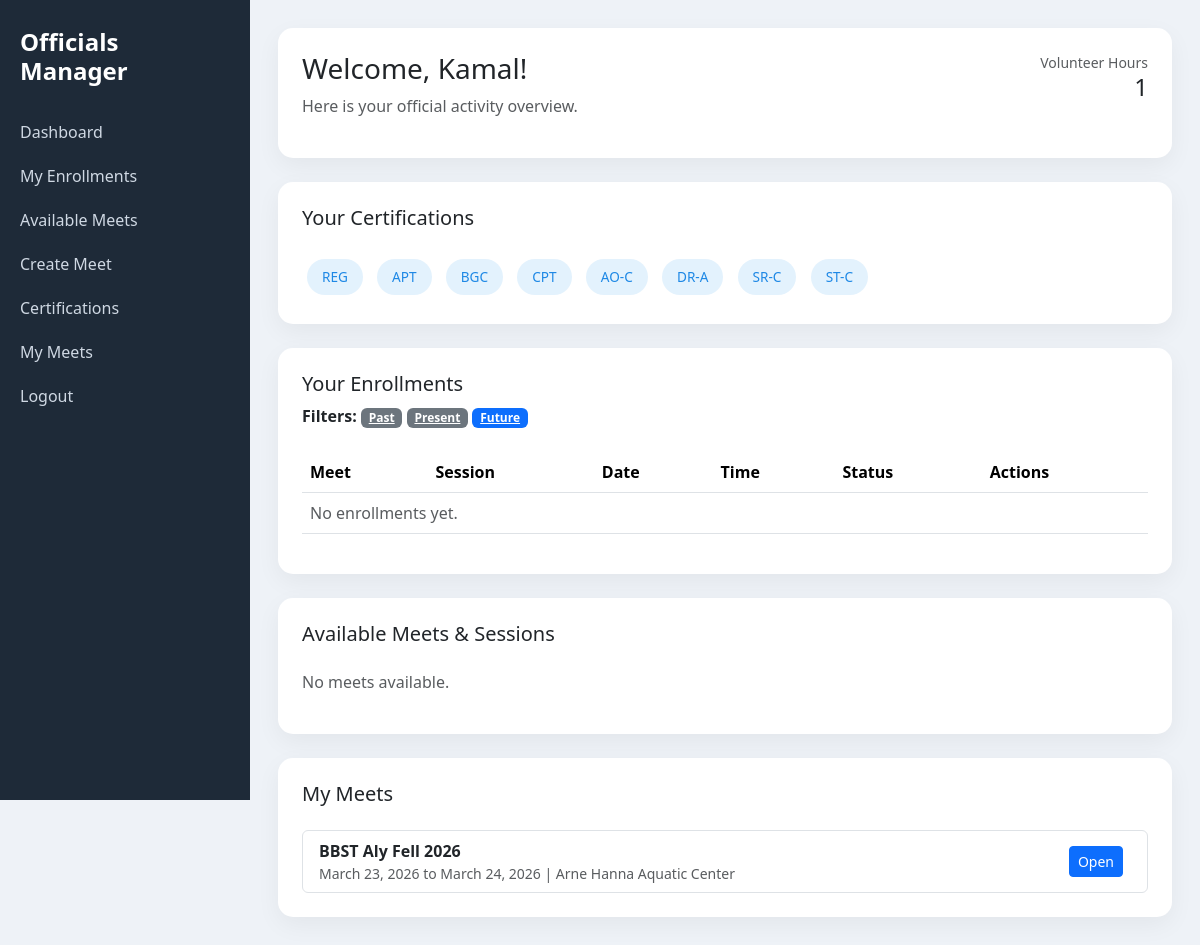
The app's page /official/dashboard (signed in) with its own data.
### meets/models.py (models this page shows, shortened)
class User(AbstractUser):
    phone = models.CharField(max_length=20, blank=True)
    certifications = models.ManyToManyField(
        'Certification',
        blank=True,
        related_name='officials'
    )

class RosterCertification(models.Model):
    roster = models.ForeignKey(RosterEntry, on_delete=models.CASCADE, related_name='certifications')
    name = models.CharField(max_length=100)
    value = models.CharField(max_length=200, blank=True)

class Meet(models.Model):
    COURSE_CHOICES = [
        ('SCY', 'SCY — Short Course Yards'),
        ('SCM', 'SCM — Short Course Meters'),
        ('LCM', 'LCM — Long Course Meters'),
    ]
    name = models.CharField(max_length=200)
    location = models.CharField(max_length=255)
    start_date = models.DateField()
    end_date = models.DateField()
    description = models.TextField(blank=True)
    created_by = models.ForeignKey(
        User,
        on_delete=models.CASCADE,
        related_name="created_meets"
    )
    join_code = models.CharField(max_length=10, unique=True, editable=False)
    num_sessions = models.PositiveIntegerField(default=1)
    course_type = models.CharField(max_length=10, choices=COURSE_CHOICES, default='SCY')
    num_pools = models.PositiveIntegerField(default=1)
    has_relay_events = models.BooleanField(default=False, help_text='Does this meet include relay events?')
    created_at = models.DateTimeField(auto_now_add=True)

### meets/views.py (the view)
# urls.py: path("official/dashboard", views.official_dashboard, name="official-dashboard"),
@login_required
def official_dashboard(request):
    user = request.user
    roster_entry = RosterEntry.objects.filter(member_id__iexact=user.username).first()
    certifications = RosterCertification.objects.filter(roster=roster_entry) if roster_entry else []
    enrollments = SessionAssignment.objects.filter(official=user).select_related('session__meet', 'session')
    today = timezone.now().date()
    meets_done_qs = enrollments.filter(session__date__lt=today).filter(Q(hours_worked__gt=0) | Q(checked_in=True)).values_list('session__meet', flat=True).distinct()
    volunteer_hours = meets_done_qs.count()
    past_enrollments = []
    present_enrollments = []
    future_enrollments = []
    for e in enrollments:
        sess_date = getattr(e.session, 'date', None)
        did_something = bool(getattr(e, 'hours_worked', 0) or getattr(e, 'checked_in', False))
        if not sess_date:
            continue
        if sess_date < today and did_something:
            past_enrollments.append(e)
        elif sess_date == today and did_something:
            present_enrollments.append(e)
        elif sess_date > today and did_something:
            future_enrollments.append(e)
    filter_mode = request.GET.get('filter', 'future')
    q = request.GET.get('q', '').strip()
    if filter_mode == 'past':
        enrollments = enrollments.filter(session__date__lt=today)
    elif filter_mode == 'present':
        enrollments = enrollments.filter(session__date=today)
    else:
        enrollments = enrollments.filter(session__date__gt=today)
    available_meets = Meet.objects.filter(start_date__gt=today)
    if q:
        available_meets = available_meets.filter(Q(name__icontains=q) | Q(location__icontains=q)).distinct()
    my_meets = Meet.objects.filter(created_by=user).order_by('-start_date')
    return render(request, "meets/official_dashboard.html", {
        "user": user,
        "certifications": certifications,
        "enrollments": enrollments,
        "volunteer_hours": volunteer_hours,
        "past_enrollments": past_enrollments,
        "present_enrollments": present_enrollments,
        "future_enrollments": future_enrollments,
        "available_meets": available_meets,
        "my_meets": my_meets,
        "q": q,
        "filter_mode": filter_mode,
        "today": timezone.now().date(),
    })

### meets/templates/meets/official_dashboard.html (shortened to what this page needs)
{% load static %}
<!DOCTYPE html>
<html lang="en">
<head>
<link href="https://cdn.jsdelivr.net/npm/bootstrap@5.3.2/dist/css/bootstrap.min.css" rel="stylesheet">
</head>
<body class="dashboard-body">
<div class="dashboard-shell">
    <aside id="dashboardSidebar" class="dashboard-sidebar collapse d-lg-flex flex-column">
        <h4>Officials Manager</h4>
        <a href="#dashboard">Dashboard</a>
        <a href="#enrollments">My Enrollments</a>
        <a href="#available-meets">Available Meets</a>
        <a href="{% url 'meet-create' %}">Create Meet</a>
        <a href="#certifications">Certifications</a>
        <a href="#my-meets">My Meets</a>
        <a href="{% url 'logout' %}">Logout</a>
    </aside>
    <main class="dashboard-main">
        <div id="dashboard" class="card card-custom p-4">
            <div class="d-flex justify-content-between align-items-start">
                <div>
                    <h3>Welcome, {{ user.first_name|default:user.username }}!</h3>
                    <p class="text-muted">Here is your official activity overview.</p>
                </div>
                <div class="text-end">
                    <div class="small text-muted">Volunteer Hours</div>
                    <div class="h4">{{ volunteer_hours }}</div>
                </div>
            </div>
        </div>
        <div id="certifications" class="card card-custom p-4">
            <h5>Your Certifications</h5>
            <div class="mt-3">
                {% for cert in certifications %}
                    <span class="cert-badge">
                        {{ cert.name|upper }}{% if cert.expiry_date %} (expires {{ cert.expiry_date }}){% endif %}
                    </span>
                {% empty %}
                    <p class="text-muted">No certifications on file.</p>
                {% endfor %}
            </div>
        </div>
        <div id="enrollments" class="card card-custom p-4">
            <h5>Your Enrollments</h5>
            <div class="mb-2">
                <strong>Filters:</strong>
                <a href="?filter=past" class="badge {% if filter_mode == 'past' %}bg-primary{% else %}bg-secondary{% endif %}">Past</a>
                <a href="?filter=present" class="badge {% if filter_mode == 'present' %}bg-primary{% else %}bg-secondary{% endif %}">Present</a>
                <a href="?filter=future" class="badge {% if filter_mode == 'future' %}bg-primary{% else %}bg-secondary{% endif %}">Future</a>
            </div>
            <div class="table-responsive mt-3">
                <table class="table align-middle">
                    <thead>
                        <tr>
                            <th>Meet</th>
                            <th>Session</th>
                            <th>Date</th>
                            <th>Time</th>
                            <th>Status</th>
                            <th>Actions</th>
                        </tr>
                    </thead>
                    <tbody>
                        {% for enrollment in enrollments %}
                        <tr>
                            <td>{{ enrollment.session.meet.name }}</td>
                            <td>Session {{ enrollment.session.session_number }}</td>
                            <td>{{ enrollment.session.date }}</td>
                            <td>{{ enrollment.session.start_time }} - {{ enrollment.session.end_time }}</td>
                            <td>
                                {% if enrollment.checked_in %}
                                    <span class="status-badge status-checked">Checked In</span>
                                {% else %}
                                    <span class="status-badge status-not">Not Checked In</span>
                                {% endif %}
                            </td>
                            <td class="text-end align-middle">
                                {% if enrollment.session.date == today %}
                                    {% if not enrollment.checked_in %}
                                        <form method="post" action="{% url 'self-check-in' enrollment.session.id %}" style="display:inline;">
                                            {% csrf_token %}
                                            <button class="btn btn-sm btn-outline-success">Check In</button>
                                        </form>
                                    {% endif %}
                                {% elif enrollment.session.date > today %}
                                    <form method="post" action="{% url 'leave-session' enrollment.id %}" style="display:inline;">
                                        {% csrf_token %}
                                        <button class="btn btn-sm btn-outline-danger btn-action" type="submit">Leave</button>
                                    </form>
                                {% endif %}
                            </td>
                        </tr>
                        {% empty %}
                            <tr><td colspan="6" class="text-muted">No enrollments yet.</td></tr>
                        {% endfor %}
                    </tbody>
                </table>
            </div>
        </div>
        <div id="available-meets" class="card card-custom p-4">
            <h5>Available Meets & Sessions</h5>
            <div class="row mt-3">
                {% for meet in available_meets %}
                <div class="col-md-6">
                    <div class="meet-card">
                        <h6>{{ meet.name }}</h6>
                        <p class="text-muted">{{ meet.location }}</p>
                        <a href="{% url 'meet-home' meet.id %}" class="btn btn-sm btn-primary btn-action">View Sessions</a>
                    </div>
                </div>
                {% empty %}
                    <div class="col-12"><p class="text-muted">No meets available.</p></div>
                {% endfor %}
            </div>
        </div>
        <div id="my-meets" class="card card-custom p-4">
            <h5>My Meets</h5>
            <div class="mt-3">
                {% if my_meets %}
                    <div class="list-group">
                        {% for m in my_meets %}
                            <div class="list-group-item d-flex justify-content-between align-items-center">
                                <div>
                                    <strong>{{ m.name }}</strong>
                                    <div class="small text-muted">{{ m.start_date }} to {{ m.end_date }} | {{ m.location }}</div>
                                </div>
                                <div>
                                    <a href="{% url 'meet-home' m.id %}" class="btn btn-sm btn-primary me-2">Open</a>
                                </div>
                            </div>
                        {% endfor %}
                    </div>
                {% else %}
                    <p class="text-muted">You have not created any meets yet.</p>
                {% endif %}
            </div>
        </div>
    </main>
</div>
</body>
</html>

### meets/templates/meets/official_dashboard.html (style rules this page uses)
.dashboard-body { background: #eef2f7; }
.dashboard-shell { min-height: 100vh; display: flex; }
.dashboard-sidebar { background: #1e2a38; color: white; width: 250px; flex-shrink: 0; padding: 28px 20px; height: 100vh; position: sticky; top: 0; overflow-y: auto; }
.dashboard-sidebar h4 { font-weight: 600; margin-bottom: 24px; }
.dashboard-sidebar a { color: #cfd8e3; display: block; padding: 10px 0; text-decoration: none; transition: 0.2s ease; }
.dashboard-main { flex: 1; padding: 28px; }
.card-custom { border: none; border-radius: 15px; box-shadow: 0 8px 25px rgba(0,0,0,0.05); margin-bottom: 24px; transition: 0.2s ease; }
.cert-badge { background: #e3f2fd; color: #1e88e5; padding: 8px 15px; border-radius: 20px; display: inline-block; margin: 5px; font-size: 0.85rem; }
.table thead { background-color: #1e2a38; color: white; }

### records on screen
User: first_name "Kamal"
RosterCertification: name "REG"
RosterCertification: name "APT"
RosterCertification: name "BGC"
RosterCertification: name "CPT"
RosterCertification: name "AO-C"
RosterCertification: name "DR-A"
RosterCertification: name "SR-C"
RosterCertification: name "ST-C"
Meet: name "BBST Aly Fell 2026", start_date "March 23, 2026", end_date "March 24, 2026", location "Arne Hanna Aquatic Center"

### other values on screen
{{ volunteer_hours }} "1"
